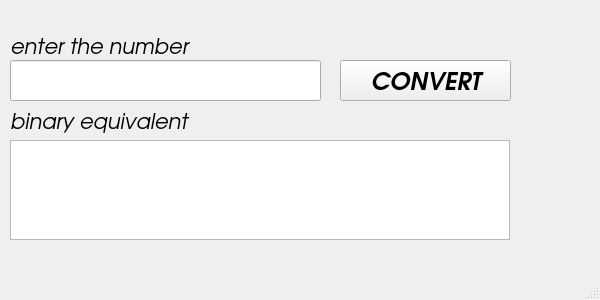
<?xml version="1.0" encoding="UTF-8"?>
<ui version="4.0">
 <class>MainWindow</class>
 <widget class="QMainWindow" name="MainWindow">
  <property name="geometry">
   <rect>
    <x>0</x>
    <y>0</y>
    <width>600</width>
    <height>300</height>
   </rect>
  </property>
  <property name="minimumSize">
   <size>
    <width>600</width>
    <height>300</height>
   </size>
  </property>
  <property name="maximumSize">
   <size>
    <width>600</width>
    <height>300</height>
   </size>
  </property>
  <property name="windowTitle">
   <string>MainWindow</string>
  </property>
  <widget class="QWidget" name="centralwidget">
   <widget class="QLabel" name="label">
    <property name="geometry">
     <rect>
      <x>10</x>
      <y>10</y>
      <width>401</width>
      <height>71</height>
     </rect>
    </property>
    <property name="font">
     <font>
      <family>URW Gothic</family>
      <pointsize>16</pointsize>
      <italic>true</italic>
      <bold>false</bold>
     </font>
    </property>
    <property name="text">
     <string>enter the number </string>
    </property>
   </widget>
   <widget class="QLabel" name="label_2">
    <property name="geometry">
     <rect>
      <x>10</x>
      <y>100</y>
      <width>271</width>
      <height>41</height>
     </rect>
    </property>
    <property name="font">
     <font>
      <family>URW Gothic</family>
      <pointsize>16</pointsize>
      <italic>true</italic>
     </font>
    </property>
    <property name="text">
     <string>binary equivalent</string>
    </property>
   </widget>
   <widget class="QTextBrowser" name="textBrowser">
    <property name="geometry">
     <rect>
      <x>10</x>
      <y>140</y>
      <width>500</width>
      <height>100</height>
     </rect>
    </property>
    <property name="minimumSize">
     <size>
      <width>500</width>
      <height>100</height>
     </size>
    </property>
    <property name="maximumSize">
     <size>
      <width>500</width>
      <height>100</height>
     </size>
    </property>
    <property name="font">
     <font>
      <pointsize>25</pointsize>
     </font>
    </property>
   </widget>
   <widget class="QPushButton" name="pushButton">
    <property name="geometry">
     <rect>
      <x>340</x>
      <y>60</y>
      <width>171</width>
      <height>41</height>
     </rect>
    </property>
    <property name="font">
     <font>
      <family>URW Gothic</family>
      <pointsize>18</pointsize>
      <italic>true</italic>
      <bold>true</bold>
     </font>
    </property>
    <property name="text">
     <string>CONVERT</string>
    </property>
   </widget>
   <widget class="QLineEdit" name="line">
    <property name="geometry">
     <rect>
      <x>10</x>
      <y>60</y>
      <width>311</width>
      <height>41</height>
     </rect>
    </property>
   </widget>
   <zorder>label</zorder>
   <zorder>textBrowser</zorder>
   <zorder>pushButton</zorder>
   <zorder>label_2</zorder>
   <zorder>line</zorder>
  </widget>
  <widget class="QMenuBar" name="menubar">
   <property name="geometry">
    <rect>
     <x>0</x>
     <y>0</y>
     <width>600</width>
     <height>22</height>
    </rect>
   </property>
  </widget>
  <widget class="QStatusBar" name="statusbar"/>
 </widget>
 <resources/>
 <connections/>
</ui>
